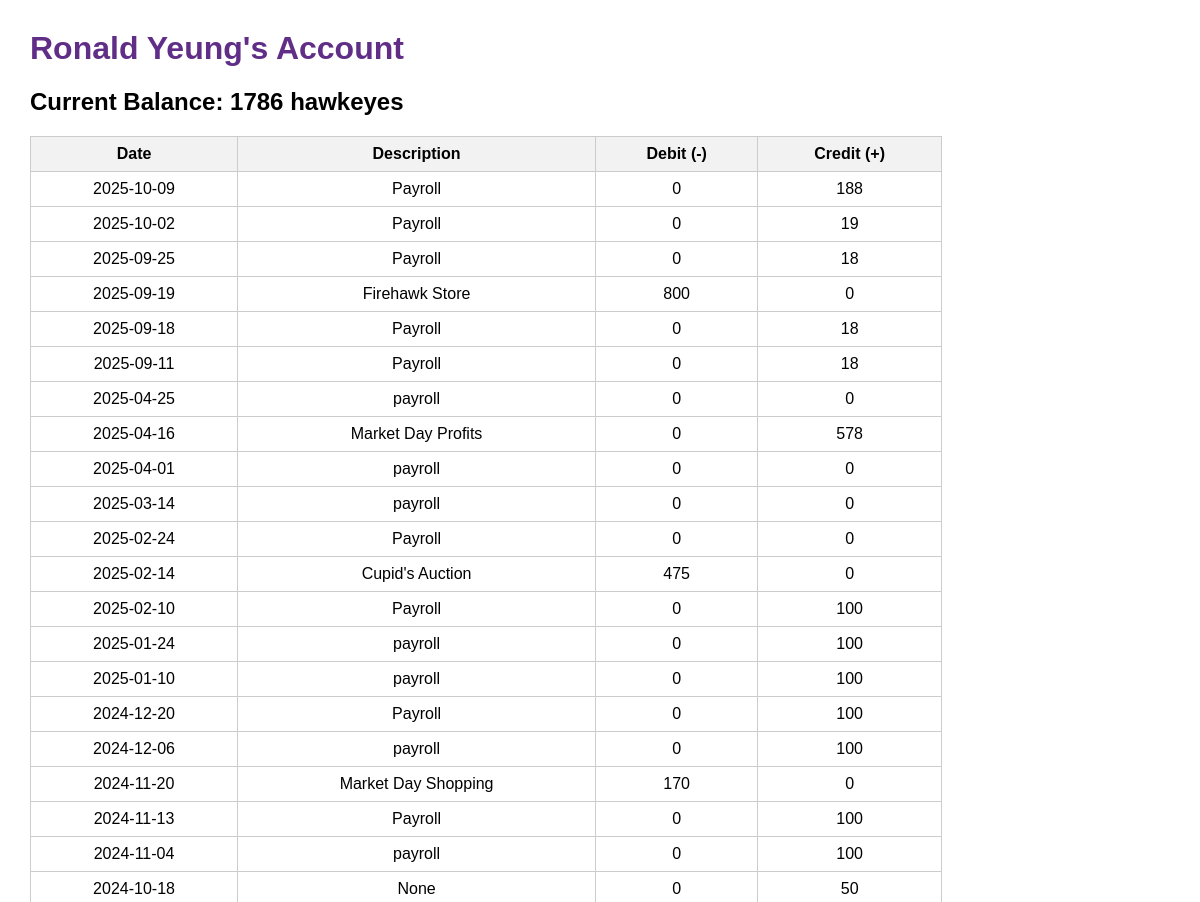
/student/dashboard (signed in, upper part), run on an earlier commit of the app's database.
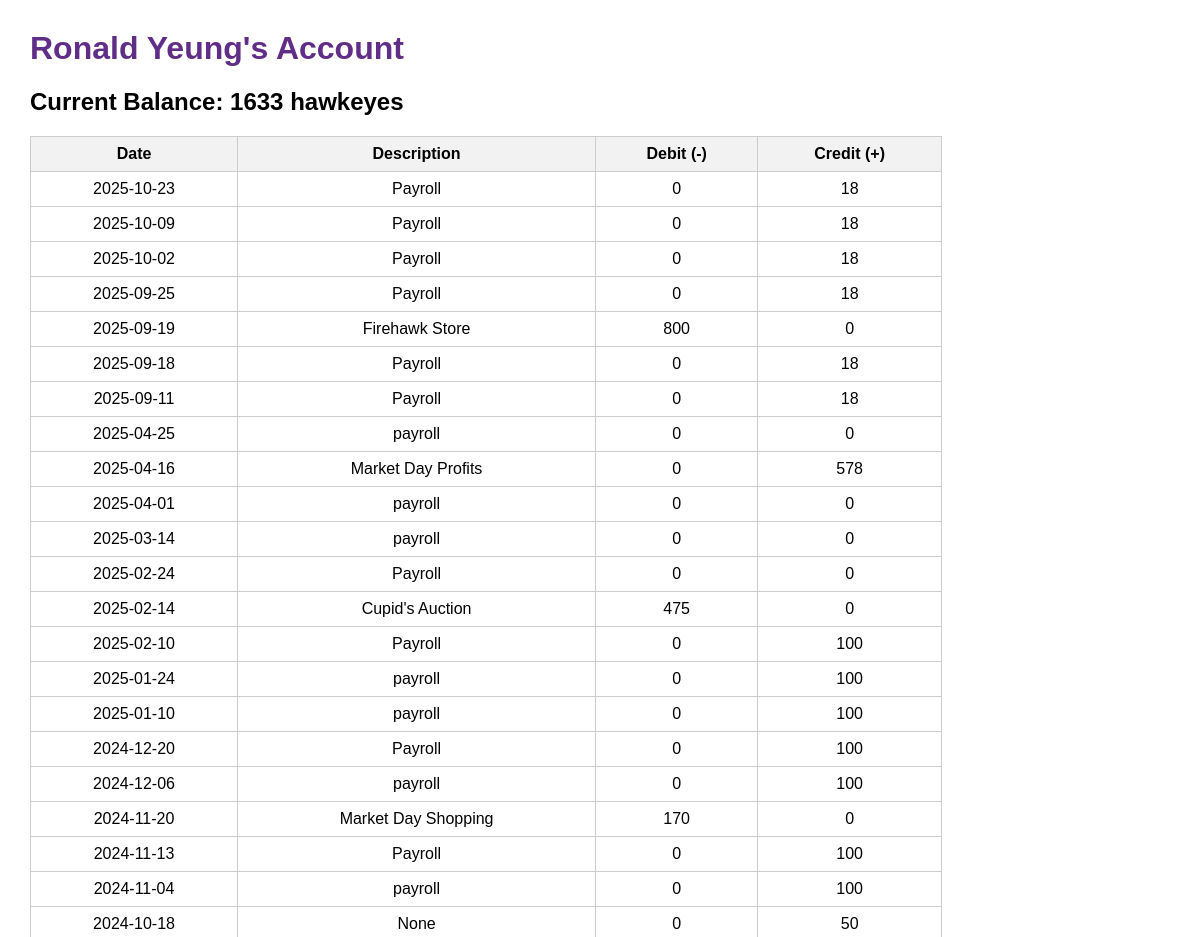
And on a later commit of the database.
### tables this page shows
CREATE TABLE "students"(id INTEGER PRIMARY KEY, name TEXT, grade TEXT, password TEXT, default_payroll INTEGER, is_admin BOOLEAN DEFAULT 0);

CREATE TABLE "transactions" ( id INTEGER PRIMARY KEY, student_id INTEGER, date TEXT, description TEXT, debit INTEGER, credit INTEGER);

### app.py (the view)
@app.route("/student/dashboard")
def student_dashboard():
    if session.get("user_type") != "student":
        return redirect(url_for("login"))
    student_id = session["user_id"]
    conn = get_db_connection()
    student = conn.execute("SELECT * FROM students WHERE id = ?", (student_id,)).fetchone()
    transactions = conn.execute(
        "SELECT * FROM transactions WHERE student_id = ? ORDER BY date", (student_id,)
    ).fetchall()
    conn.close()
    balance_amount = calculate_balance(transactions)
    return render_template(
        "student_view.html",
        student=student,
        transactions=transactions,
        balance=balance_amount
    )

### app.py (called while the page is built)
def get_db_connection():
    conn = sqlite3.connect("hawkeyes.db")
    conn.row_factory = sqlite3.Row
    return conn

def calculate_balance(transactions):
    balance = sum(t["credit"] for t in transactions) - sum(t["debit"] for t in transactions)
    return balance

### templates/student_view.html (shortened to what this page needs)
<!DOCTYPE html>
<html>
<head>
</head>
<body>
    <h1>{{ student['name'] }}'s Account</h1>
    <h2 class="balance">Current Balance: {{ balance }} hawkeyes</h2>
    <table>
        <tr>
            <th>Date</th>
            <th>Description</th>
            <th>Debit (-)</th>
            <th>Credit (+)</th>
        </tr>
        {% for t in transactions|sort(attribute='date', reverse=true) %}
        <tr>
            <td>{{ t['date'] }}</td>
            <td>{{ t['description'] }}</td>
            <td>{{ t['debit'] }}</td>
            <td>{{ t['credit'] }}</td>
        </tr>
        {% endfor %}
    </table>
</body>
</html>

### templates/student_view.html (style rules this page uses)
body { font-family: Arial, sans-serif; margin: 30px; }
h1 { color: #602e87; }
table { border-collapse: collapse; width: 80%; margin-top: 20px; margin-bottom: 20px; }
th, td { border: 1px solid #ccc; padding: 8px; text-align: center; }
th { background-color: #f2f2f2; }
.balance { font-weight: bold; margin-top: 15px; }

What changed in the data, as far as the page shows it:
added transactions: date "2025-10-23", description "Payroll", debit "0", credit "18"
changed transactions (number 2 of 22 on the later page): credit "188" → "18"
changed transactions (number 3 of 22 on the later page): credit "19" → "18"
Also different on the page:
{{ balance }}: "1786" → "1633"
